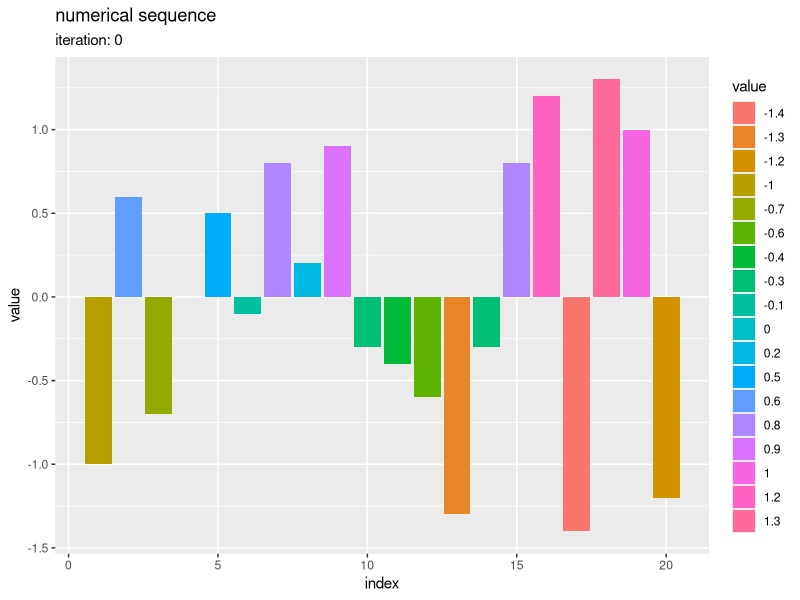
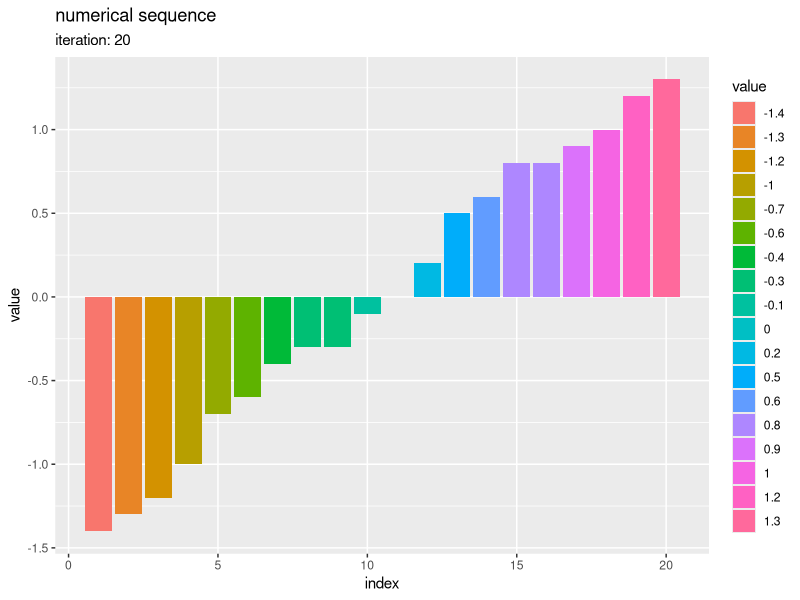
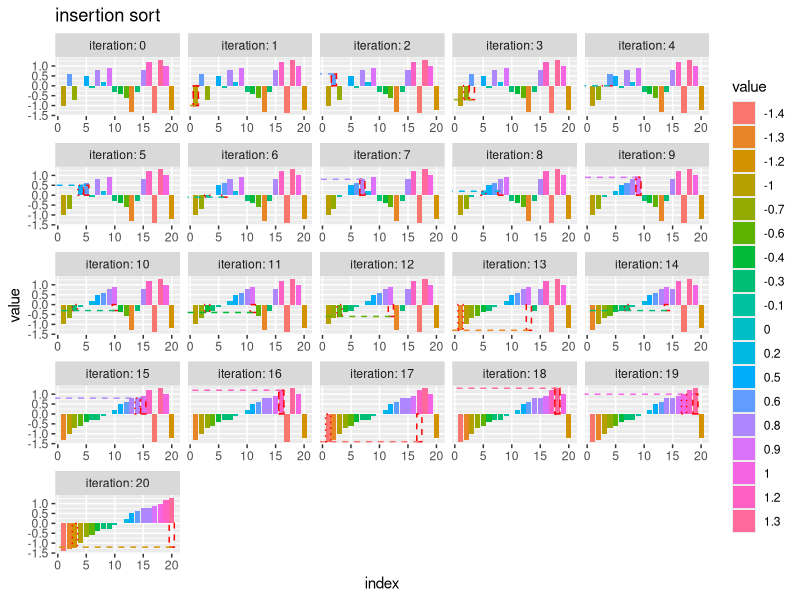

The R source for these figures, in order: (Note: this script raises an error after producing the figures.)
## ---- chunk 1
knitr::opts_chunk$set(
  echo = TRUE, 
  message = FALSE, error = FALSE, warning = FALSE # メッセージを非表示
)
## ---- chunk 2
### 資料作成用

# チェック用
library(ggplot2)
## ---- chunk 3
# 挿入ソートの実装
insertion_sort <- function(vec) {
  
  # 数列の要素数を取得
  N <- length(vec)
  
  # 要素ごとに処理
  for(i in 2:N) { # (1番目は不要)
    
    # i番目の値を取得
    val <- vec[i]
    
    # i番目から逆順に挿入位置jを探索:(j ≤ i)
    for(j in (i-1):0) { # (i番目は不要・0番目は挿入処理との兼ね合い用)
      
      # j番目とi番目の値を大小比較
      if(j <= 0) {
        
        # 全要素を比較したらループを終了
        break
        
      } else if(vec[j] > val) {
        
        # j番目の値を1つ後に移動
        vec[j+1] <- vec[j]
        
      } else {
        
        # i番目の値以下ならループを終了
        break
      }
    }
    
    # i番目の値をj番目に挿入
    vec[j+1] <- val
  }
  
  # 数列を出力
  return(vec)
}
## ---- chunk 4
# 要素数を指定
N <- 50

# 数列を生成
a <- sample(x = 1:(2*N), size = N, replace = TRUE)
a
## ---- chunk 5
# ソート
insertion_sort(a)
## ---- chunk 6
# 確認
sum(!(insertion_sort(a) == sort(a)))
## ---- chunk 7
# 要素数を指定
N <- 20

# 数列を生成
a <- rnorm(n = N, mean = 0, sd = 1) |> 
  round(digits = 1)
table(a)
## ---- chunk 8
# 要素数を取得
N <- length(a)

# 数列を格納
tmp_df <- tibble::tibble(
  iteration = 0,   # 試行回数
  id        = 1:N, # 元のインデックス
  index     = 1:N, # 各試行のインデックス
  value     = a    # 要素
)
tmp_df
## ---- chunk 9
# 数列を作図
ggplot() + 
  geom_bar(data = tmp_df, 
           mapping = aes(x = index, y = value, fill = factor(value)), stat = "identity") + 
  theme(panel.grid.minor.x = element_blank()) + # 図の体裁
  labs(title = "numerical sequence", 
       subtitle = paste0("iteration: ", unique(tmp_df[["iteration"]])), 
       fill = "value", 
       x = "index", y = "value")
## ---- chunk 10
# 作図用のオブジェクトを初期化
id_vec   <- 1:N
trace_df <- tmp_df

# 挿入ソート
for(i in 1:N) {
  if(i > 1) { # (初回は不要)
    
    # i番目の値を取得
    v <- a[i]
    
    # i番目から逆順に挿入位置jを探索:(j ≤ i)
    for(j in (i-1):0) { # (i番目は不要・0番目は挿入処理との兼ね合い用)
      
      # j番目とi番目の値を大小比較
      if(j <= 0) {
        
        # 全要素を比較したらループを終了
        break
        
      } else if(a[j] > v) {
        
        # j番目の値を1つ後に移動
        a[j+1] <- a[j]
        id_vec[1:N] <- replace(x = id_vec, list = j+1, values = id_vec[j])
        
      } else {
        
        # i番目の値以下ならループを終了
        break
      }
    }
    
    # i番目の値をj番目に挿入
    a[j+1] <- v
    id_vec[1:N] <- replace(x = id_vec, list = j+1, values = i)
  }
  
  # 数列を格納
  tmp_df <- tibble::tibble(
    iteration = i, 
    id        = id_vec, 
    index     = 1:N, 
    value     = a
  )
  
  # 数列を記録
  trace_df <- dplyr::bind_rows(trace_df, tmp_df)
  
  # 途中経過を表示
  #print(paste0("--- iteration: ", i, " ---"))
  #print(a)
}
## ---- chunk 11
### 資料作成用:(再掲)

# 数列を作図
ggplot() + 
  geom_bar(data = tmp_df, 
           mapping = aes(x = index, y = value, fill = factor(value)), stat = "identity") + 
  theme(panel.grid.minor.x = element_blank()) + # 図の体裁
  labs(title = "numerical sequence", 
       subtitle = paste0("iteration: ", unique(tmp_df[["iteration"]])), 
       fill = "value", 
       x = "index", y = "value")
## ---- chunk 12
# 挿入データを作成
target_df <- trace_df |> 
  dplyr::filter(iteration == id) # i番目の要素を抽出
target_df
## ---- chunk 13
# 全試行の数列を作図
ggplot() + 
  geom_bar(data = trace_df, 
           mapping = aes(x = index, y = value, fill = factor(value)), stat = "identity") + # 全ての要素
  geom_bar(data = target_df,
           mapping = aes(x = id, y = value), stat = "identity",
           color = "red", alpha = 0, linewidth = 0.5, linetype = "dashed") + # 挿入前のi番目の要素
  geom_bar(data = target_df,
           mapping = aes(x = index, y = value), stat = "identity",
           color = "red", alpha = 0, linewidth = 0.5, linetype = "dotted") + # 挿入後のi番目の要素
  geom_segment(data = target_df, 
               mapping = aes(x = id, y = value, xend = -Inf, yend = value, color = factor(value)), 
               linewidth = 0.5, linetype = "dashed", show.legend = FALSE) + # 挿入データまでの上限値
  facet_wrap(iteration ~ ., scales = "free_x", labeller = label_both) + # 試行ごとに分割
  theme(panel.grid.minor.x = element_blank(), 
        legend.position = "right") + 
  labs(title = "insertion sort", 
       fill = "value", 
       x = "index", y = "value")
## ---- chunk 14
# 挿入データを作成
target_df <- trace_df |> 
    dplyr::filter((iteration + 1) == index) # i番目の要素を抽出
target_df
## ---- chunk 15
# 重複ラベルを作成
dup_label_df <- trace_df |> 
  dplyr::arrange(iteration, id) |> # IDの割当用
  dplyr::group_by(iteration, value) |> # IDの割当用
  dplyr::mutate(
    dup_id    = dplyr::row_number(id), # 重複IDを割り当て
    dup_num   = max(dup_id), # 重複の判定用
    dup_label = dplyr::if_else(
      condition = dup_num > 1, 
      true = paste0("(", dup_id, ")"), 
      false = ""
    ) # 重複要素のみラベルを作成
  ) |> 
  dplyr::ungroup() |> 
  dplyr::arrange(iteration, index)
dup_label_df
## ---- chunk 16
# ソートのアニメーションを作図
graph <- ggplot() + 
  geom_bar(data = trace_df, 
           mapping = aes(x = index, y = value, fill = factor(value), group = factor(id)), stat = "identity") + # 全要素
  geom_bar(data = target_df,
           mapping = aes(x = index, y = value, group = factor(id)), stat = "identity",
           color = "red", alpha = 0, linewidth = 1, linetype = "dashed") + # 挿入データ
  geom_segment(data = target_df,
               mapping = aes(x = index, y = value, xend = -2, yend = value,
                             color = factor(value), group = factor(id)),
               linewidth = 1, linetype = "dashed", show.legend = FALSE) + # 挿入データまでの上限値
  geom_text(data = trace_df, 
            mapping = aes(x = index, y = 0, label = as.character(value), group = factor(id)), 
            vjust = -0.5, size = 5) + # 要素ラベル
  geom_text(data = dup_label_df, 
            mapping = aes(x = index, y = 0, label = dup_label, group = factor(id)), 
            vjust = 1, size = 4) + # 重複ラベル
  gganimate::transition_states(states = iteration, transition_length = 9, state_length = 1, wrap = FALSE) + # フレーム遷移
  gganimate::ease_aes("cubic-in-out") + # 遷移の緩急
  coord_cartesian(xlim = c(0, N+1)) + # (上限値の線用)
  theme(panel.grid.minor.x = element_blank(), 
        legend.position = "none") + 
  labs(title = "insertion sort", 
       subtitle = "iteration: {next_state}", 
       fill = "value", 
       x = "index", y = "value")

# 1試行当たりのフレーム数を指定
s <- 20

# gif画像を作成
gganimate::animate(
  plot = graph, 
  nframes = (N+1 + 2)*s, start_pause = s, end_pause = s, fps = 20, 
  width = 800, height = 600, 
  renderer = gganimate::gifski_renderer()
)
## ---- chunk 17
### 資料作成用

# チェック用
library(ggplot2)
## ---- chunk 18
# マージソートの実装
merge_sort <- function(vec) {
  
  # 入替範囲の要素数を取得
  l <- 1
  r <- length(vec)
  
  # 要素数が1なら再帰処理を終了
  if(r == 1) return(vec)
  
  # 分割位置mを計算:(l ≤ m ≤ r)
  m <- l + (r - l) %/% 2
  
  # 分割してそれぞれソート
  buf <- c(
    merge_sort(vec[l:m]),
    merge_sort(vec[(m+1):r]) |>
      rev()
  )
  
  # 入替範囲内のインデックスを初期化
  idx_l <- 1
  idx_r <- 0
  
  # 要素ごとに処理
  for(i in 1:r) {
    
    # 小さい方の要素を取り出して併合
    if(buf[idx_l] <= buf[r-idx_r]) { # 左側が小さい場合
      
      # 左側の要素をj番目に格納
      vec[i] <- buf[idx_l]
      
      # インデックスを更新
      idx_l  <- idx_l + 1
      
    } else { # 右側が小さい場合
      
      # 右側の要素をj番目に格納
      vec[i] <- buf[r-idx_r]
      
      # インデックスを更新
      idx_r  <- idx_r + 1
    }
  }
  
  # 数列を出力
  return(vec)
}
## ---- chunk 19
# 要素数を指定
N <- 50

# 数列を生成
a <- sample(x = 1:(2*N), size = N, replace = TRUE)
a
## ---- chunk 20
# ソート
merge_sort(a)
## ---- chunk 21
# 確認
sum(!(merge_sort(a) == sort(a)))
## ---- chunk 22
# 要素数を指定
N <- 35

# 数列を生成
a <- rnorm(n = N, mean = 0, sd = 1) |> 
  round(digits = 1)
table(a)
## ---- chunk 23
# 要素数を取得
N <- length(a)

# 数列を格納
tmp_df <- tibble::tibble(
  iteration = 0,   # 試行回数
  id        = 1:N, # 元のインデックス
  index     = 1:N, # 各試行のインデックス
  value     = a    # 要素
)
tmp_df
## ---- chunk 24
# 数列を作図
ggplot() + 
  geom_bar(data = tmp_df, 
           mapping = aes(x = index, y = value, fill = factor(value)), stat = "identity") + 
  theme(panel.grid.minor.x = element_blank()) + 
  labs(title = "numerical sequence", 
       subtitle = paste0("iteration: ", unique(tmp_df[["iteration"]])), 
       fill = "value", 
       x = "index", y = "value")
## ---- chunk 25
# インデックスの分割の実装
trace_idx <- function(mat = NA, iter = 0, left = 1, right = 1) {
  
  # 分割範囲を取得
  i <- iter
  l <- left
  r <- right
  
  # 試行回数をカウント
  if(i == 0) {
    
    # 初回ならマトリクスを初期化
    mat <- matrix(data = NA, nrow = 1, ncol = r)
    i <- 1
    
  } else if(l == 1) {
    
    # 左端の範囲なら行を追加
    mat <- rbind(
      mat, 
      matrix(data = NA, nrow = 1, ncol = ncol(mat))
    )
    i <- i + 1
    
  } else {
    
    i <- i + 1
  }
  
  # 分割位置mを計算:(l ≤ m ≤ r)
  m <- l + (r - l) %/% 2
  
  # 分割範囲のインデックスを格納
  mat[i, l:r] <- 1:(r-l+1)
  
  # 範囲が1なら再帰処理を終了
  if(l == r) return(mat)
  
  # インデックスを取得
  mat <- trace_idx(mat, iter = i, left = l, right = m)
  mat <- trace_idx(mat, iter = i, left = (m+1), right = r)
  
  # インデックスを出力
  return(mat)
}
## ---- chunk 26
# 分割インデックスを作成
trace_idx_mat <- trace_idx(mat = NA, iter = 0, left = 1, right = N)
trace_idx_mat[, 1:5]
## ---- chunk 27
# 欠損値を補完
trace_idx_mat[is.na(trace_idx_mat)] <- 1
trace_idx_mat[, 1:5]
## ---- chunk 28
# 試行回数を取得:(初期値は除く)
max_iter <- nrow(trace_idx_mat) - 1

# 作図用のオブジェクトを初期化
id_vec   <- 1:N
trace_df <- tmp_df

# マージソート
for(i in 1:max_iter) {
  
  # 分割範囲のインデックスを作成
  l_idx_vec <- which(trace_idx_mat[max_iter-i+1, ] == 1)
  r_idx_vec <- c(l_idx_vec[-1]-1, N)
  m_idx_vec <- l_idx_vec + (r_idx_vec - l_idx_vec) %/% 2
  
  # 分割数を取得
  max_k <- length(l_idx_vec)
  
  # 分割範囲ごとに処理
  for(k in 1:max_k) {
    
    # 分割範囲を取得
    l <- l_idx_vec[k]
    r <- r_idx_vec[k]
    m <- m_idx_vec[k]
    
    # 前回の要素IDを保存
    old_id_vec <- id_vec
    
    # 数列を分割
    if(l == r) { # 要素数が1の場合
      buf <- a[l]
    } else {
      buf <- c(a[l:m], rev(a[(m+1):r]))
    }
    
    # 分割範囲内のインデックスを初期化
    idx_l <- 1
    idx_r <- 0
    max_r <- length(buf)
    
    # 要素ごとに処理
    for(j in l:r) {
      
      # 小さい方の要素を取り出して併合
      if(buf[idx_l] <= buf[max_r-idx_r]) {
        
        # 左側の要素をj番目に格納
        a[j] <- buf[idx_l]
        id_vec[1:N] <- replace(x = id_vec, list = j, values = old_id_vec[l+idx_l-1])
        
        # インデックスを更新
        idx_l <- idx_l + 1
        
      } else {
        
        # 右側の要素をj番目に格納
        a[j] <- buf[max_r-idx_r]
        id_vec[1:N] <- replace(x = id_vec, list = j, values = old_id_vec[m+idx_r+1])
        
        # インデックスを更新
        idx_r <- idx_r + 1
      }
    }
  }
  
  # 数列を格納
  tmp_df <- tibble::tibble(
    iteration = i, 
    id        = id_vec, 
    index     = 1:N, 
    value     = a
  )
  
  # 数列を記録
  trace_df <- dplyr::bind_rows(trace_df, tmp_df)

  # 途中経過を表示
  #print(paste0("--- iteration: ", i, " ---"))
  #print(a)
}
## ---- chunk 29
### 資料作成用:(再掲)

# 数列を作図
ggplot() + 
  geom_bar(data = tmp_df, 
           mapping = aes(x = index, y = value, fill = factor(value)), stat = "identity") + 
  theme(panel.grid.minor.x = element_blank()) + # 図の体裁
  labs(title = "numerical sequence", 
       subtitle = paste0("iteration: ", unique(tmp_df[["iteration"]])), 
       fill = "value", 
       x = "index", y = "value")
## ---- chunk 30
# 入替範囲を作成
range_df <- trace_idx_mat[(max_iter+1):1, ] |> # (逆順に並べ替え)
  tibble::as_tibble(.name_repair = NULL) |> 
  tibble::add_column(iteration = 0:max_iter) |> # 試行回数列を追加
  tidyr::pivot_longer(
    cols = !iteration, 
    names_to = "index", 
    names_prefix = "V", 
    names_transform = list(index = as.numeric), 
    values_to = "split_flag"
  ) |> # 分割インデックス列をまとめる
  dplyr::filter(split_flag == 1) |> # 分割位置を抽出
  dplyr::arrange(iteration, index) |> # 分割範囲の作成用
  dplyr::group_by(iteration) |> # 分割範囲の作成用
  dplyr::mutate(
    # 分割範囲を作成
    left  = index, 
    right = dplyr::lead(index, n = 1, default = N+1), 
    # タイル用
    x      = 0.5 * (right + left - 1), 
    y      = 0.5 * (max(a) + min(c(0, a))), 
    width  = right - left, 
    height = max(a) - min(c(0, a)) + 1
  ) |> 
  dplyr::ungroup()
range_df
## ---- chunk 31
# 全試行の数列を作図
ggplot() + 
  geom_bar(data = trace_df, 
           mapping = aes(x = index, y = value, fill = factor(value)), stat = "identity") + # 全ての要素
  geom_tile(data = range_df,
            mapping = aes(x = x, y = y, width = width, height = height),
            color = "red", alpha = 0, linewidth = 0.6, linetype = "dashed") + # 入替範囲
  facet_wrap(iteration ~ ., scales = "free_x", labeller = label_both) + # 試行ごとに分割
  theme(panel.grid.minor.x = element_blank(), 
        legend.position = "none") + 
  labs(title = "merge sort", 
       fill = "value", 
       x = "index", y = "value")
## ---- chunk 32
# 入替範囲を作成
range_df <- trace_idx_mat[max_iter:1, ] |> # (最後を除き逆順に並べ替え)
  tibble::as_tibble(.name_repair = NULL) |> 
  tibble::add_column(iteration = 0:(max_iter-1)) |> # 試行回数列を追加
  tidyr::pivot_longer(
    cols = !iteration, 
    names_to = "index", 
    names_prefix = "V", 
    names_transform = list(index = as.numeric), 
    values_to = "split_flag"
  ) |> # 分割インデックス列をまとめる
  dplyr::filter(split_flag == 1) |> # 分割位置を抽出
  dplyr::arrange(iteration, index) |> # 分割範囲の作成用
  dplyr::group_by(iteration) |> # 分割範囲の作成用
  dplyr::mutate(
    # 分割範囲を作成
    left  = index, 
    right = dplyr::lead(index, n = 1, default = N+1), 
    # タイル用
    x      = 0.5 * (right + left - 1), 
    y      = 0.5 * (max(a) + min(c(0, a))), 
    width  = right - left, 
    height = max(a) - min(c(0, a)) + 1
  ) |> 
  dplyr::ungroup() |> 
  dplyr::mutate(
    id = dplyr::row_number() # 通し番号
  )
range_df
## ---- chunk 33
# 重複ラベルを作成
dup_label_df <- trace_df |> 
  dplyr::arrange(iteration, id) |> # IDの割当用
  dplyr::group_by(iteration, value) |> # IDの割当用
  dplyr::mutate(
    dup_id    = dplyr::row_number(id), # 重複IDを割り当て
    dup_num   = max(dup_id), # 重複の判定用
    dup_label = dplyr::if_else(
      condition = dup_num > 1, 
      true = paste0("(", dup_id, ")"), 
      false = ""
    ) # 重複要素のみラベルを作成
  ) |> 
  dplyr::ungroup() |> 
  dplyr::arrange(iteration, index)
dup_label_df
## ---- chunk 34
# ソートのアニメーションを作図
graph <- ggplot() + 
  geom_bar(data = trace_df, 
           mapping = aes(x = index, y = value, fill = factor(value)), stat = "identity") + # 全ての要素
  geom_tile(data = range_df,
            mapping = aes(x = x, y = y, width = width, height = height, group = factor(id)),
            color = "red", alpha = 0, linewidth = 1, linetype = "dashed") + # 入替範囲
  geom_text(data = trace_df, 
            mapping = aes(x = index, y = 0, label = as.character(value), group = factor(id)), 
            vjust = -0.5, size = 5) + # 要素ラベル
  geom_text(data = dup_label_df, 
            mapping = aes(x = index, y = 0, label = dup_label, group = factor(id)), 
            vjust = 1, size = 4) + # 重複ラベル
  gganimate::transition_states(states = iteration, transition_length = 9, state_length = 1, wrap = FALSE) + # フレーム遷移
  gganimate::ease_aes("cubic-in-out") + # 遷移の緩急
  theme(panel.grid.minor.x = element_blank(), 
        legend.position = "none") + 
  labs(title = "merge sort", 
       subtitle = "iteration: {next_state}", 
       fill = "value", 
       x = "index", y = "value")

# 1試行当たりのフレーム数を指定
s <- 20

# gif画像を作成
gganimate::animate(
  plot = graph, 
  nframes = (max_iter+1 + 2)*s, start_pause = s, end_pause = s, fps = 20, 
  width = 1200, height = 900, 
  renderer = gganimate::gifski_renderer()
)
## ---- chunk 35
### 資料作成用

# チェック用
library(ggplot2)
## ---- chunk 36
# バケットソートの実装
bucket_sort <- function(vec, max_val = NA) {
  
  # 数列の要素数を取得
  N <- length(vec)
  
  # 最大値を設定
  if(is.na(max_val)) {
    max_val <- max(vec)
  }
  
  # 集計用の中間変数を初期化
  num_vec <- rep(x = 0, times = max_val)
  sum_vec <- rep(x = 0, times = max_val)
  val_vec <- rep(x = NA, times = N)
  
  # 要素ごとに処理
  for(i in 1:N) { # (前から)
    
    # 重複数をカウント
    num_vec[vec[i]] <- num_vec[vec[i]] + 1
  }
  
  # 値ごとに処理
  for(v in 1:max_val) {
    
    # 累積要素数をカウント
    if(v == 1) { # (初回)
      sum_vec[v] <- num_vec[v]
    } else {
      sum_vec[v] <- sum_vec[v-1] + num_vec[v]
    }
  }
  
  # 要素ごとに処理
  for(i in N:1) { # (後から)
    
    # 累積要素数番目に値を格納
    val_vec[sum_vec[vec[i]]] <- vec[i]
    
    # 累積要素数をカウントダウン
    sum_vec[vec[i]] <- sum_vec[vec[i]] - 1
  }
  
  # 数列を更新
  vec <- val_vec
  
  # 数列を出力
  return(vec)
}
## ---- chunk 37
# 要素数を指定
N <- 50

# 最大値を指定
max_val <- 100

# 数列を生成
a <- sample(x = 1:max_val, size = N, replace = TRUE)
a
## ---- chunk 38
# ソート
bucket_sort(a, max_val = max_val)
## ---- chunk 39
# 確認
sum(!(bucket_sort(a, max_val) == sort(a)))
## ---- chunk 40
# 要素数を指定
N <- 30

# 最大値を指定
max_val <- 20

# 数列を生成
a <- sample(x = 1:max_val, size = N, replace = TRUE)
table(a)
## ---- chunk 41
# 要素数を取得
N <- length(a)

# 数列を格納
seq_df <- tibble::tibble(
  index = 1:N, # 各試行のインデックス
  value = a    # 要素
  #value = bucket_sort(a) # 要素
)
seq_df
## ---- chunk 42
# 数列を作図
ggplot() + 
  geom_bar(data = seq_df, 
           mapping = aes(x = index, y = value, fill = factor(value)), stat = "identity") + 
  theme(panel.grid.minor.x = element_blank()) + # 図の体裁
  labs(title = "numerical sequence", 
       fill = "value", 
       x = "index", y = "value")
## ---- chunk 43
# 数列を格納
sequence_df <- tibble::tibble(
  iteration = 0, # フレーム番号
  id        = 1:N, # 要素ID
  # 数列用
  index = 1:N, 
  value = a, 
  # タイル用
  x        = index, 
  y        = 0.5 * value, 
  height   = value, 
  alpha    = 1, 
  linetype = "blank", 
  # ラベル用
  label_y = 0
) |> 
  dplyr::group_by(value) |> # IDの割当用
  dplyr::mutate(
    # 重複ラベル用
    dup_id    = dplyr::row_number(id), # 重複IDを割り当て
    dup_num   = max(dup_id), # 重複の判定用
    dup_label = dplyr::if_else(
      condition = dup_num > 1, true = paste0("(", dup_id, ")"), false = ""
    ) # 重複要素のみラベルを作成
  ) |> 
  dplyr::ungroup()
sequence_df |> 
  dplyr::select(!c(height, alpha, linetype, dup_id, dup_num)) # 資料作成用に間引き
## ---- chunk 44
# 数列を作図
sequence_graph <- ggplot() + 
  geom_tile(data = sequence_df,
            mapping = aes(x = x, y = y, width = 1, height = height, fill = factor(value))) + # 全要素
  # geom_bar(data = sequence_df, 
  #          mapping = aes(x = x, y = value, fill = factor(value)), stat = "identity") + # 全要素
  geom_text(data = sequence_df, 
            mapping = aes(x = x, y = label_y, label = as.character(value)), 
            vjust = -1.5, size = 5) + # 要素ラベル
  geom_text(data = sequence_df, 
            mapping = aes(x = x, y = label_y, label = dup_label), 
            vjust = -0.5, size = 4) + # 重複ラベル
  coord_equal(ratio = 1, xlim = c(1, N), ylim = c(0, max_val)) + # アスペクト比
  theme(panel.grid.minor.x = element_blank(), 
        legend.position = "none") + 
  labs(title = "numerical sequence", 
       subtitle = "initial value", 
       fill = "value", 
       x = "index", y = "value")
sequence_graph
## ---- chunk 45
# 値ごとの要素数をカウント
count_df <- tibble::tibble(
  iteration = 1, # フレーム番号
  id        = 1:N, # 要素ID
  # 数列用
  value = a, 
  # タイル用
  x       = value, 
  height  = 1, 
  alpha   = 0.1, 
  linetype = "dashed"
) |> 
  dplyr::group_by(value) |> # IDの割当・カウント用
  dplyr::mutate(
    count = dplyr::row_number(id), # 値ごとの累積要素数
    y     = count - 0.5, 
    # ラベル用
    label_y = y - 0.5, 
    # 重複ラベル用
    dup_id    = dplyr::row_number(id), # 重複IDを割り当て
    dup_num   = max(dup_id), # 重複の判定用
    dup_label = dplyr::if_else(
      condition = dup_num > 1, true = paste0("(", dup_id, ")"), false = ""
    ) # 重複要素のみラベルを作成
  ) |> 
  dplyr::ungroup()
count_df |> 
  dplyr::select(!c(height, alpha, linetype, dup_id, dup_num)) # 資料作成用に間引き
## ---- chunk 46
# 最大値を取得
max_cnt <- max(count_df[["count"]]) + 1

# 値ごとの要素数を作図
count_graph <- ggplot() + 
  geom_tile(data = count_df,
            mapping = aes(x = x, y = y, width = 1, height = height,
                          fill = factor(value), color = factor(value)),
            alpha = 0.1, linewidth = 0.6, linetype = "dashed") + # 全要素
  # geom_bar(data = count_df, 
  #          mapping = aes(x = x, y = 1, fill = factor(value), color = factor(value)), 
  #          stat = "identity", position = "stack", width = 1, 
  #          alpha = 0.1, linewidth = 0.6, linetype = "dashed") + # 全要素
  geom_text(data = count_df, 
            mapping = aes(x = x, y = label_y, label = as.character(value)), 
            vjust = -1.5, size = 3) + # 要素ラベル
  geom_text(data = count_df, 
            mapping = aes(x = x, y = label_y, label = dup_label), 
            vjust = -0.5, size = 2) + # 重複ラベル
  coord_equal(ratio = 1, xlim = c(1, N), ylim = c(0, max_cnt)) + # アスペクト比
  theme(panel.grid.minor.x = element_blank(), 
        legend.position = "none") + 
  labs(title = "count", 
       fill = "value", 
       x = "value", y = "count")
count_graph
## ---- chunk 47
# 累積要素数をカウント
reorder_df <- tibble::tibble(
  iteration = 2, # フレーム番号
  id        = 1:N, # 要素ID
  # 数列用
  value = a, 
  # タイル用
  y        = 0.5, 
  height   = 1, 
  alpha    = 0.1, 
  linetype = "dashed", 
  # ラベル用
  label_y = y - 0.5
) |> 
  dplyr::arrange(value, id) |> # 累積カウント用
  dplyr::mutate(
    x = dplyr::row_number() # 累積要素数
  ) |> 
  dplyr::arrange(id) |> 
  dplyr::group_by(value) |> # IDの割当用
  dplyr::mutate(
    # 重複ラベル用
    dup_id    = dplyr::row_number(id), # 重複IDを割り当て
    dup_num   = max(dup_id), # 重複の判定用
    dup_label = dplyr::if_else(
      condition = dup_num > 1, true = paste0("(", dup_id, ")"), false = ""
    ) # 重複要素のみラベルを作成
  ) |> 
  dplyr::ungroup()
reorder_df |> 
  dplyr::select(!c(height, alpha, linetype, dup_id, dup_num)) # 資料作成用に間引き
## ---- chunk 48
# 累積要素数を作図
reorder_graph <- ggplot() + 
  geom_tile(data = reorder_df,
            mapping = aes(x = x, y = y, width = 1, height = height,
                          fill = factor(value), color = factor(value)),
            alpha = 0.1, linewidth = 0.6, linetype = "dashed") + # 全要素
  # geom_bar(data = reorder_df, 
  #          mapping = aes(x = x, y = 1, fill = factor(value), color = factor(value)), 
  #          stat = "identity", width = 1, 
  #          alpha = 0.1, linewidth = 0.6, linetype = "dashed") + # 全要素
  geom_text(data = reorder_df, 
            mapping = aes(x = x, y = label_y, label = as.character(value)), 
            vjust = -1.5, size = 3) + # 要素ラベル
  geom_text(data = reorder_df, 
            mapping = aes(x = x, y = label_y, label = dup_label), 
            vjust = -0.5, size = 2) + # 重複ラベル
  coord_equal(ratio = 1, xlim = c(1, N), ylim = c(0, max_cnt)) + # アスペクト比
  theme(panel.grid.minor.x = element_blank(), 
        legend.position = "none") + 
  labs(title = "cumulative sum", 
       fill = "value", 
       x = "value", y = "count")
reorder_graph
## ---- chunk 49
# 数列をソート
swap_df <- tibble::tibble(
  iteration = 3, # フレーム番号
  id        = 1:N, # 要素ID
  # 数列用
  value = a, 
  # タイル用
  y        = 0.5 * value, 
  height   = value, 
  alpha    = 1, 
  linetype = "blank", 
  # ラベル用
  label_y = 0
) |> 
  dplyr::arrange(value, id) |> # 入替用
  dplyr::mutate(
    index = dplyr::row_number(), # 入替後のインデックス
    x     = index
  ) |> 
  dplyr::arrange(id) |> 
  dplyr::group_by(value) |> # IDの割当用
  dplyr::mutate(
    # 重複ラベル用
    dup_id    = dplyr::row_number(id), # 重複IDを割り当て
    dup_num   = max(dup_id), # 重複の判定用
    dup_label = dplyr::if_else(
      condition = dup_num > 1, true = paste0("(", dup_id, ")"), false = ""
    ) # 重複要素のみラベルを作成
  ) |> 
  dplyr::ungroup()
swap_df |> 
  dplyr::select(!c(height, alpha, linetype, dup_id, dup_num)) # 資料作成用に間引き
## ---- chunk 50
# ソート済み数列を作図
swap_graph <- ggplot() + 
  geom_tile(data = swap_df,
            mapping = aes(x = x, y = y, width = 1, height = height, fill = factor(value))) + # 全要素
  # geom_bar(data = swap_df, 
  #          mapping = aes(x = x, y = value, fill = factor(value)), 
  #          stat = "identity") + # 全要素
  geom_text(data = swap_df, 
            mapping = aes(x = x, y = label_y, label = as.character(value)), 
            vjust = -1.5, size = 5) + # 要素ラベル
  geom_text(data = swap_df, 
            mapping = aes(x = x, y = label_y, label = dup_label), 
            vjust = -0.5, size = 4) + # 重複ラベル
  coord_equal(ratio = 1, xlim = c(1, N), ylim = c(0, max_val)) + # アスペクト比
  theme(panel.grid.minor.x = element_blank(), 
        legend.position = "none") + 
  labs(title = "bucket sort", 
       fill = "value", 
       x = "index", y = "value")
swap_graph
## ---- chunk 51
# 並べて描画
patchwork::wrap_plots(
  sequence_graph, swap_graph, 
  count_graph, reorder_graph, 
  nrow = 2, ncol = 2, widths = 1, heights = c(1, max_cnt/max_val)
)
## ---- chunk 52
# データを結合
trace_df <- dplyr::bind_rows(
  sequence_df, 
  count_df, 
  reorder_df, 
  swap_df
)
trace_df |> 
  dplyr::arrange(iteration, id)
## ---- chunk 53
# ソートのアニメーションを作図
graph <- ggplot() + 
  geom_tile(data = trace_df, 
            mapping = aes(x = x, y = y, width = 1, height = height, 
                          fill = factor(value), color = factor(value), alpha = alpha, 
                          linetype = linetype, group = factor(id)), 
            linewidth = 1) + # 全要素
  geom_text(data = trace_df, 
            mapping = aes(x = x, y = label_y, label = as.character(value), group = factor(id)), 
            vjust = -1.5, size = 5) + # 要素ラベル
  geom_text(data = trace_df, 
            mapping = aes(x = x, y = label_y, label = dup_label, group = factor(id)), 
            vjust = -0.5, size = 4) + # 重複ラベル
  gganimate::transition_states(states = iteration, transition_length = 9, state_length = 1, wrap = FALSE) + # フレーム遷移
  gganimate::ease_aes("cubic-in-out") + # 遷移の緩急
  scale_linetype_identity() + 
  scale_linewidth_identity() + 
  scale_y_continuous(sec.axis = sec_axis(trans = ~-., name = "count")) + # (操作の確認用)
  coord_equal(ratio = 1) + # アスペクト比
  theme(panel.grid.minor.x = element_blank(), 
        legend.position = "none") + 
  labs(title = "bucket sort", 
       subtitle = "iteration: {next_state}", 
       fill = "value", 
       x = "index, value", y = "value, count")

# フレーム数を取得
frame_num <- trace_df[["iteration"]] |> 
  (\(vec) {max(vec) + 1})()

# 1試行当たりのフレーム数を指定
s <- 20

# gif画像を作成
gganimate::animate(
  plot = graph, 
  nframes = (frame_num + 2)*s, start_pause = s, end_pause = s, fps = 20, 
  width = 1000, height = 800, 
  renderer = gganimate::gifski_renderer()
)
## ---- chunk 54
# インデックスの小さい順に要素を取り出す
sequence_df <- tidyr::expand_grid(
  iteration = 0:N, # カウント時の試行回数
  id        = 1:N  # 元のインデックス
) |> # 試行ごとに要素IDを複製
  dplyr::mutate(
    # 数列用
    index = id, 
    value = a[id], 
    # タイル用
    x        = index, 
    y        = 0.5 * value, 
    height   = value, 
    alpha    = 1, 
    linetype = "blank", 
    # ラベル用
    label_y = 0
  ) |> 
  dplyr::group_by(iteration, value) |> # IDの割当用
  dplyr::mutate(
    # 重複ラベル用
    dup_id    = dplyr::row_number(id), # 重複IDを割り当て
    dup_num   = max(dup_id), # 重複の判定用
    dup_label = dplyr::if_else(
      condition = dup_num > 1, true = paste0("(", dup_id, ")"), false = ""
    ) # 重複要素のみラベルを作成
  ) |> 
  dplyr::ungroup() |> 
  dplyr::filter(iteration < id) # 未カウントの要素を抽出
sequence_df |> 
  dplyr::select(!c(height, alpha, linetype, dup_id, dup_num)) # 資料作成用に間引き
## ---- chunk 55
# インデックスの小さい順に要素を取り出してカウント
count_df <- tidyr::expand_grid(
  iteration = 0:N, # カウント時の試行回数
  id        = 1:N  # 元のインデックス
) |> # 試行ごとに要素IDを複製
  dplyr::mutate(
    # 数列用
    value = a[id], 
    # タイル用
    x        = value, 
    height   = 1, 
    alpha    = 0.1, 
    linetype = "dashed"
  ) |> 
  dplyr::group_by(iteration, value) |> # IDの割当・カウント用
  dplyr::mutate(
    # タイル用
    count = dplyr::row_number(id), # 値ごとの要素数
    y     = -count + 0.5, 
    # ラベル用
    label_y = y - 0.5, 
    # 重複ラベル用
    dup_id    = dplyr::row_number(id), # 重複IDを割り当て
    dup_num   = max(dup_id), # 重複の判定用
    dup_label = dplyr::if_else(
      condition = dup_num > 1, true = paste0("(", dup_id, ")"), false = ""
    ) # 重複要素のみラベルを作成
  ) |> 
  dplyr::ungroup() |> 
  dplyr::filter(iteration >= id) # カウント済みの要素を抽出
count_df |> 
  dplyr::select(!c(height, alpha, linetype, dup_id, dup_num)) # 資料作成用に間引き
## ---- chunk 56
# インデックスの小さい順に要素を戻してカウント
discount_df <- tidyr::expand_grid(
  iteration = 0:N + N+1, # 入替時の試行回数
  id        = 1:N # 元のインデックス
) |> # 試行ごとに要素IDを複製
  dplyr::mutate(
    # 数列用
    value = a[id], 
    # タイル用
    y        = -0.5, 
    height   = 1, 
    alpha    = 0.1, 
    linetype = "dashed", 
    # ラベル用
    label_y = y - 0.5
  ) |> 
  dplyr::arrange(iteration, value, id) |> # 累積カウント用
  dplyr::group_by(iteration) |> # 累積カウント用
  dplyr::mutate(
    # タイル用
    x = dplyr::row_number() # 累積要素数
  ) |> 
  dplyr::arrange(iteration, id) |> 
  dplyr::group_by(iteration, value) |> # IDの割当用
  dplyr::mutate(
    # 重複ラベル用
    dup_id    = dplyr::row_number(id), # 重複IDを割り当て
    dup_num   = max(dup_id), # 重複の判定用
    dup_label = dplyr::if_else(
      condition = dup_num > 1, true = paste0("(", dup_id, ")"), false = ""
    ) # 重複要素のみラベルを作成
  ) |> 
  dplyr::ungroup() |> 
  dplyr::filter(iteration-(N+1) < N+1-id) # 未入替の要素を抽出
discount_df |> 
  dplyr::select(!c(height, alpha, linetype, dup_id, dup_num)) # 資料作成用に間引き
## ---- chunk 57
# インデックスの小さい順に要素を入れ替えて戻す
swap_df <- tidyr::expand_grid(
  iteration = 0:N + N+1, # 入替時の試行回数
  id        = 1:N # 元のインデックス
) |> # 試行ごとに要素IDを複製
  dplyr::mutate(
    # 数列用
    value = a[id], 
    # タイル用
    y        = 0.5 * value, 
    height   = value, 
    alpha    = 1, 
    linetype = "blank", 
    # ラベル用
    label_y = 0
  ) |> 
  dplyr::arrange(iteration, value, id) |> # 入替用
  dplyr::group_by(iteration) |> # 入替用
  dplyr::mutate(
    # タイル用
    index = dplyr::row_number(), # 入替後のインデックス
    x     = index
  ) |> 
  dplyr::arrange(iteration, id) |> 
  dplyr::group_by(iteration, value) |> # IDの割当用
  dplyr::mutate(
    # 重複ラベル用
    dup_id    = dplyr::row_number(id), # 重複IDを割り当て
    dup_num   = max(dup_id), # 重複の判定用
    dup_label = dplyr::if_else(
      condition = dup_num > 1, true = paste0("(", dup_id, ")"), false = ""
    ) # 重複要素のみラベルを作成
  ) |> 
  dplyr::ungroup() |> 
  dplyr::filter(iteration-(N+1) >= N+1-id) # 入替済みの要素を抽出
swap_df |> 
  dplyr::select(!c(height, alpha, linetype, dup_id, dup_num)) # 資料作成用に間引き
## ---- chunk 58
# データを結合
trace_df <- dplyr::bind_rows(
  sequence_df, 
  count_df, 
  discount_df, 
  swap_df
)
trace_df
## ---- chunk 59
### 資料作成用:(再掲)

# ソートのアニメーションを作図
graph <- ggplot() + 
  geom_tile(data = trace_df, 
            mapping = aes(x = x, y = y, width = 1, height = height, 
                          fill = factor(value), color = factor(value), alpha = alpha, 
                          linetype = linetype, group = factor(id)), 
            linewidth = 1) + # 全要素
  geom_text(data = trace_df, 
            mapping = aes(x = x, y = label_y, label = as.character(value), group = factor(id)), 
            vjust = -1.5, size = 5) + # 要素ラベル
  geom_text(data = trace_df, 
            mapping = aes(x = x, y = label_y, label = dup_label, group = factor(id)), 
            vjust = -0.5, size = 4) + # 重複ラベル
  gganimate::transition_states(states = iteration, transition_length = 9, state_length = 1, wrap = FALSE) + # フレーム遷移
  gganimate::ease_aes("cubic-in-out") + # 遷移の緩急
  scale_linetype_identity() + 
  scale_linewidth_identity() + 
  scale_y_continuous(sec.axis = sec_axis(trans = ~-., name = "count")) + # (操作の確認用)
  coord_equal(ratio = 1) + # アスペクト比
  theme(panel.grid.minor.x = element_blank(), 
        legend.position = "none") + 
  labs(title = "bucket sort", 
       subtitle = "iteration: {next_state}", 
       fill = "value", 
       x = "index, value", y = "value, count")

# フレーム数を取得
frame_num <- trace_df[["iteration"]] |> 
  (\(vec) {max(vec) + 1})()

# 1試行当たりのフレーム数を指定
s <- 10

# gif画像を作成
gganimate::animate(
  plot = graph, 
  nframes = (frame_num + 2)*s, start_pause = s, end_pause = s, fps = 30, 
  width = 1000, height = 1000, 
  renderer = gganimate::gifski_renderer()
)
